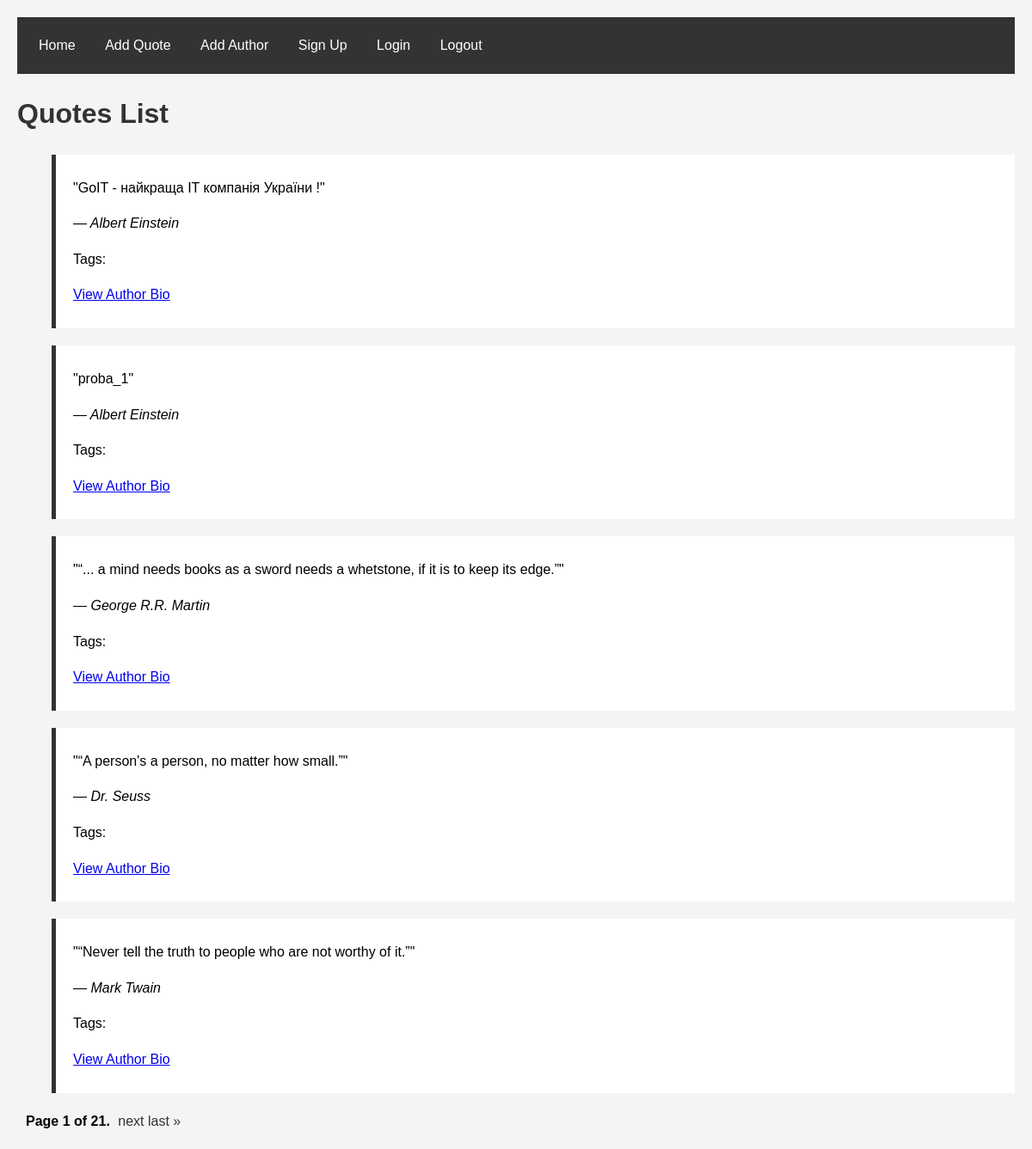
Page /quotes/ on the committed database.
### quotes/models.py (models this page shows, shortened)
class Quote(models.Model):
    quote = models.TextField()
    author = models.ForeignKey(Author, on_delete=models.CASCADE)
    tags = models.ManyToManyField(Tag, blank=True)

class Author(models.Model):
    fullname = models.CharField(max_length=100)
    born_date = models.DateField(null=True, blank=True)
    born_location = models.CharField(max_length=100, null=True, blank=True)
    description = models.TextField(blank=True)

### quotes/views.py (the view)
# urls.py: path('quotes/', quotes_list, name='quotes_list'),  # Список всіх цитат
def quotes_list(request):
    page_number = request.GET.get('page', 1)
    quotes = Quote.objects.all().order_by('-id')
    paginator = Paginator(quotes, 5)
    page_obj = paginator.get_page(page_number)
    return render(request, 'quotes/quotes_list.html', {'page_obj': page_obj})

### quotes/templates/quotes/quotes_list.html (shortened to what this page needs)
<!DOCTYPE html>
<html lang="en">
<head>
</head>
<body>
    <div class="navbar">
        <a href="{% url 'quotes_list' %}">Home</a>
        <a href="{% url 'new_quote' %}">Add Quote</a>
        <a href="{% url 'add_author' %}">Add Author</a>
        <a href="{% url 'signup' %}">Sign Up</a>
        <a href="{% url 'login' %}">Login</a>
        <a href="{% url 'logout' %}">Logout</a>
    </div>
    <h1>Quotes List</h1>
    <ul>
        {% for quote in page_obj %}
            <blockquote>
                <p>"{{ quote.quote }}"</p>
                <footer>— {{ quote.author.fullname }}</footer>
                <p>Tags:
                </p>
                <p><a href="{% url 'author_detail' quote.author.id %}">View Author Bio</a></p>
            </blockquote>
        {% endfor %}
    </ul>
    <div class="pagination">
        <span class="step-links">
            <span class="current">
                Page {{ page_obj.number }} of {{ page_obj.paginator.num_pages }}.
            </span>
            {% if page_obj.has_next %}
                <a href="?page={{ page_obj.next_page_number }}">next</a>
                <a href="?page={{ page_obj.paginator.num_pages }}">last &raquo;</a>
            {% endif %}
        </span>
    </div>
</body>
</html>

### quotes/templates/quotes/quotes_list.html (style rules this page uses)
body { font-family: Arial, sans-serif; line-height: 1.6; margin: 0; padding: 0; padding: 20px; background-color: #f4f4f4; }
h1 { color: #333; }
blockquote { background-color: #fff; border-left: 5px solid #333; margin: 0 0 20px 0; padding: 10px 20px; }
footer { font-style: italic; }
.pagination { margin-top: 20px; }
.pagination span { margin: 0 5px; }
.pagination a { text-decoration: none; color: #333; }
.pagination .current { font-weight: bold; }
.navbar { background-color: #333; padding: 10px; }
.navbar a { color: #fff; text-decoration: none; padding: 10px 15px; display: inline-block; }

### rows in the picture
Quote: quote "GoIT - найкраща IT компанія України !", author.fullname "Albert Einstein"
Quote: quote "proba_1", author.fullname "Albert Einstein"
Quote: quote "“... a mind needs books as a sword needs a whetstone, if it is to keep its edge.”", author.fullname "George R.R. Martin"
Quote: quote "“A person's a person, no matter how small.”", author.fullname "Dr. Seuss"
Quote: quote "“Never tell the truth to people who are not worthy of it.”", author.fullname "Mark Twain"

### other values in the picture
{{ page_obj.number }} "1"
{{ page_obj.paginator.num_pages }} "21"
